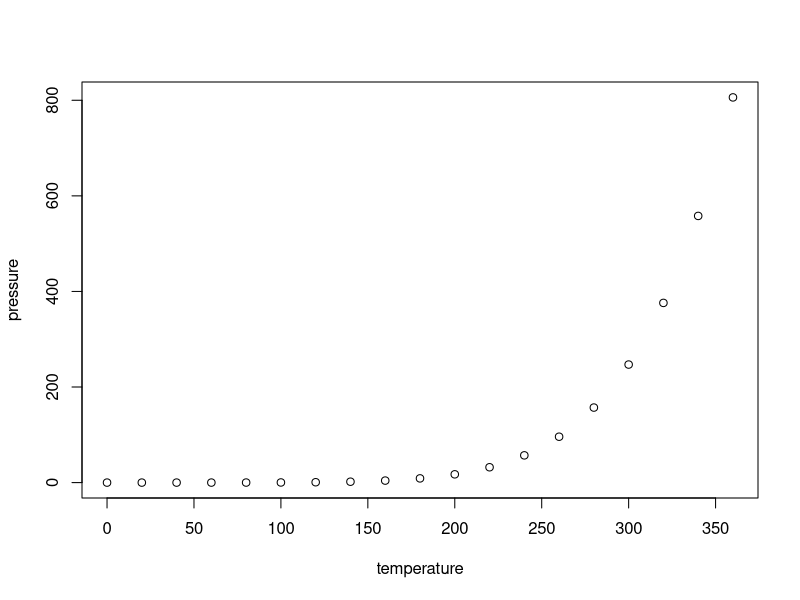
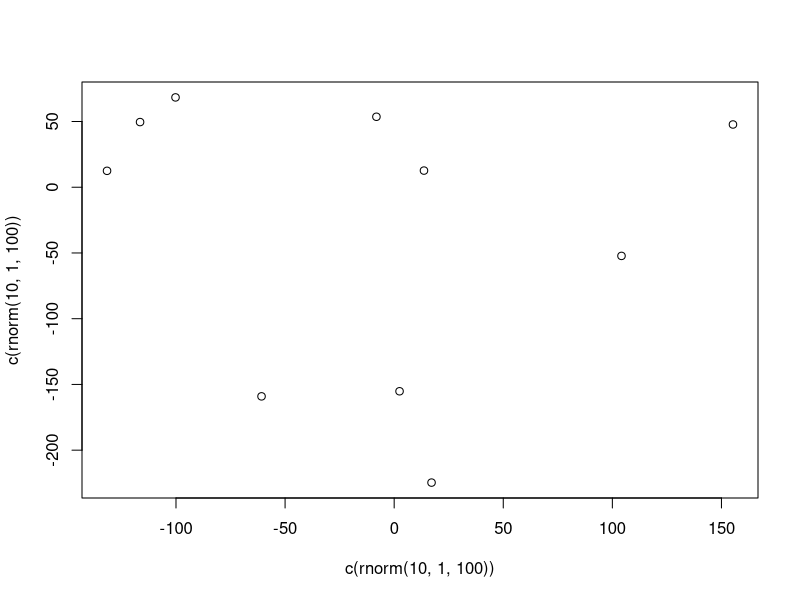

Write the R code that produced these figures, in order.
## ---- chunk 1
knitr::opts_chunk$set(echo = TRUE)
## ---- chunk 2
summary(cars)
## ---- chunk 3
plot(pressure)
## ---- chunk 4
plot(c(rnorm(10,1,100)), c(rnorm(10,1,100)))
